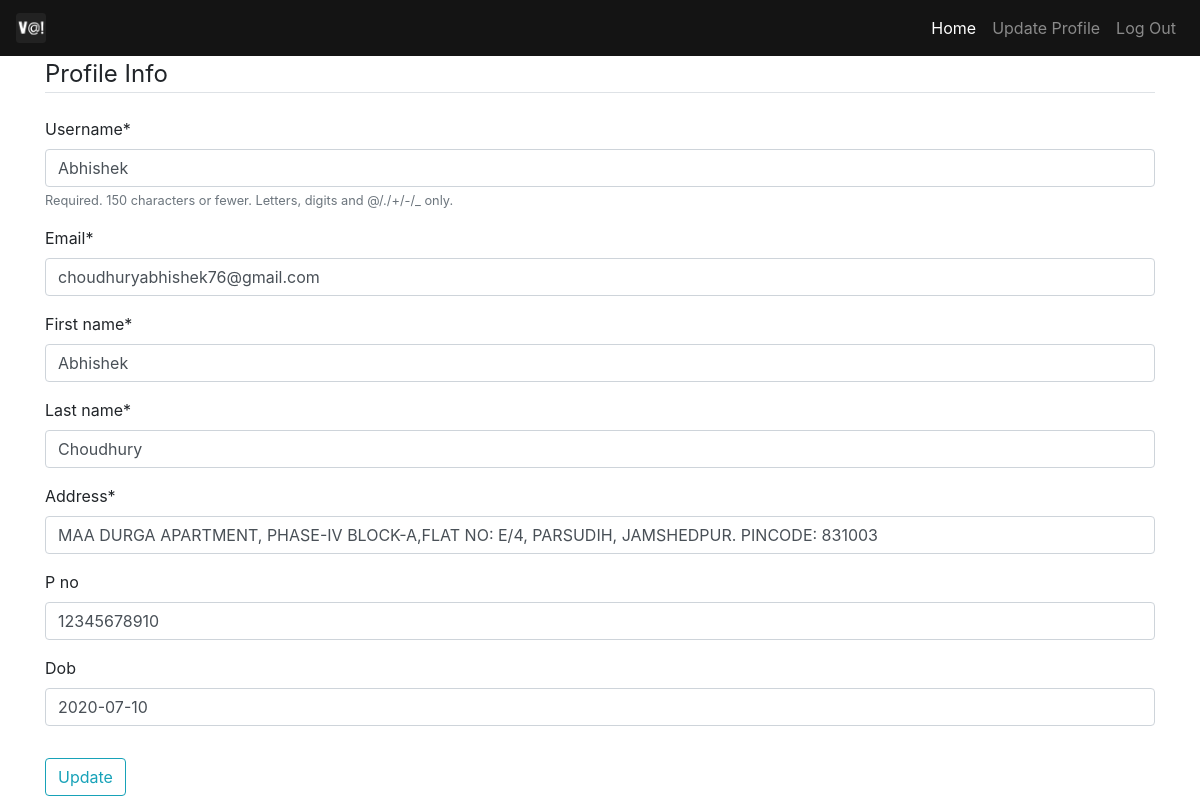
The app's page /update/ (signed in), older data.
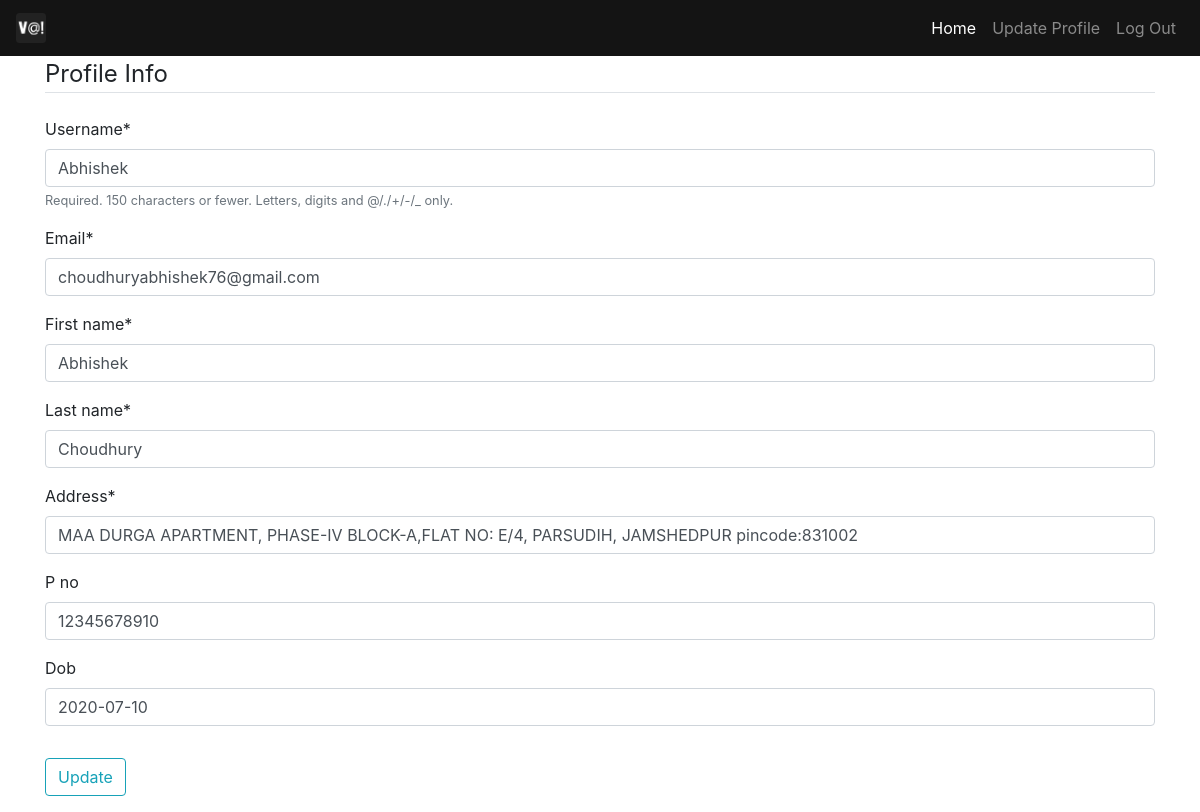
The same page, newer data.
### Users/models.py (models this page shows, shortened)
class Profile(models.Model):
    user = models.OneToOneField(User, on_delete=models.CASCADE)
    First_name = models.CharField(max_length=50, default='Your First Name is currently is empty')
    last_name = models.CharField(max_length=50 , default='Your Last Name is currently is empty')
    Address = models.CharField(max_length=300 , default='Your Address is currently is empty')
    P_no = models.IntegerField(default=None, blank=True, null=True)
    Dob = models.DateField(default=None, blank=True, null=True)

### Users/views.py (the view)
# urls.py: path('update/', user_views.profile, name='update'),
@login_required
def profile(request):
    if request.method == 'POST':
        u_form = UserUpdateForm(request.POST,instance=request.user)
        p_form = ProfileUpdateForm(request.POST,request.FILES, instance=request.user.profile)
        if u_form.is_valid() and p_form.is_valid():
            u_form.save()
            p_form.save()
            messages.success(request, f'Account has been updated ! ')           # sends messages as toaster
            return redirect('home')
    else:
        u_form = UserUpdateForm(instance=request.user)
        p_form = ProfileUpdateForm(instance=request.user.profile)
    context = {
        'u_form': u_form,
        'p_form': p_form
    }
    return render(request, 'Users/update.html', context)

### Users/forms.py
class UserUpdateForm(forms.ModelForm):
    email = forms.EmailField()
    class Meta:
        model = User
        fields = ['username', 'email']

class ProfileUpdateForm(forms.ModelForm):
    class Meta:
        model = Profile
        fields = ['First_name', 'last_name', 'Address', 'P_no', 'Dob']

### Users/templates/Users/update.html (shortened to what this page needs)
{% extends "polls/base.html" %}
{% load crispy_forms_tags %}
{% block content %}
<div class="content-section">
    <form method="POST" enctype="multipart/form-data">
        <fieldset class="form-group">
            <legend class="border-bottom mb-4">Profile Info</legend>
            {{ u_form|crispy }}
            {{ p_form|crispy }}
        </fieldset>
        <div class="class-group">
            <button class="btn btn-outline-info" type="submit">Update</button>
        </div>
    </form>
</div>
{% endblock %}

Row changes from the older to the newer data that the page shows:
changed Profile "Abhishek": Address "MAA DURGA APARTMENT, PHASE-IV BLOCK-A,FLAT NO: E/4, PARSUDIH, JAMSHEDPUR. PINCODE: 831003" → "MAA DURGA APARTMENT, PHASE-IV BLOCK-A,FLAT NO: E/4, PARSUDIH, JAMSHEDPUR pincode:831002"
